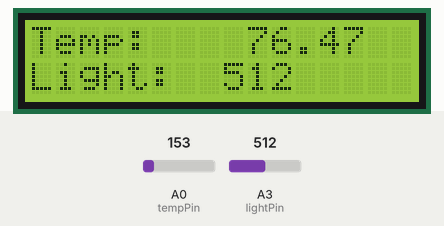
Bench run of a sketch on a simulated Arduino Uno, built with avr-gcc and run on an emulated ATmega328P. Parts: 16×2 character LCD. The test bench sets the inputs (shaded band); at power-on: A0 (tempPin) = 153, A3 (lightPin) = 512.

Above: at 1.2 s.
1.3 s: A0 (tempPin) set to 165
At 3.0 s:
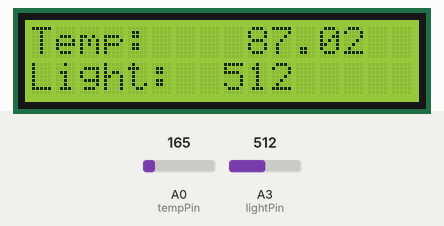
3.5 s: A3 (lightPin) set to 716
At 4.9 s:
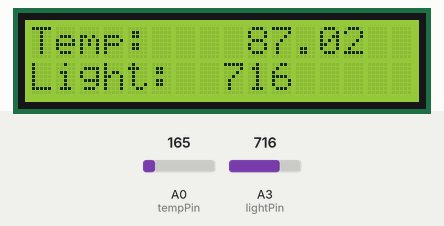
5.5 s: A0 (tempPin) set to 175
At 6.9 s:
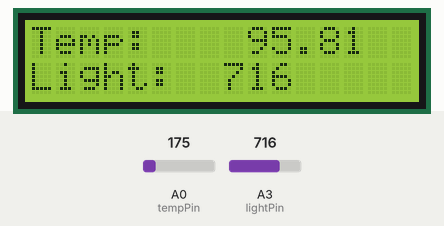
7.6 s: A3 (lightPin) set to 900
At 8.8 s:
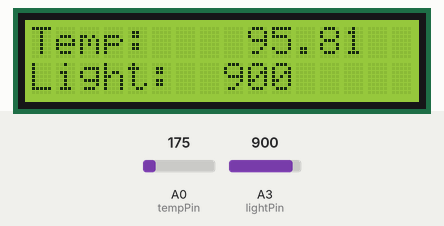
9.6 s: A0 (tempPin) set to 191
At 10.7 s:
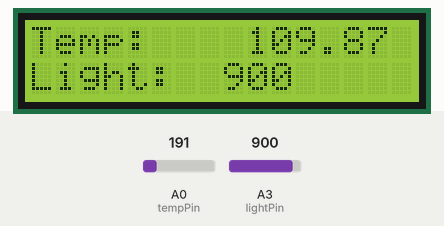
11.6 s: A3 (lightPin) set to 1023
At 12.7 s:
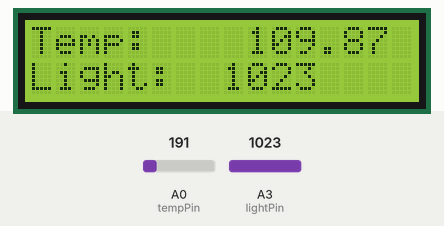
Timing chart, 0 to 14.6 s (numbered marks = the images above; inputs shaded):
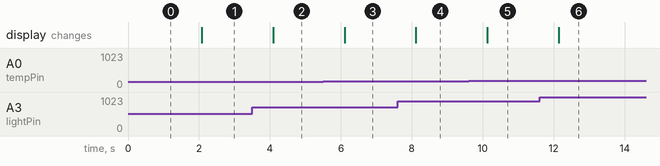

The sketch:

temp.ino
```cpp
#include <LiquidCrystal.h>
LiquidCrystal lcd(12, 11, 5, 4, 3, 2);

const int tempPin = A0;
const float baselineTemp = 20.0;
const int lightPin = A3;

void setup(){
  Serial.begin(9600);
  lcd.begin(16,2);
  lcd.print("Temp: ");
  lcd.setCursor(0,1);
  lcd.print("Light: ");
  //  for (int pinNumber = 2; pinNumber < 5; pinNumber++){
  //    pinMode(pinNumber, OUTPUT);
  //    digitalWrite(pinNumber, LOW);
  //  }
}

void loop(){
  int sensorVal = analogRead(tempPin);
  float voltage = (sensorVal/1024.0) * 5.0;
  float temperature = (voltage - .5) * 100 * 1.8 + 32;
  int lVal = analogRead(lightPin);
//  lcd.clear();
//  lcd.print("Deg F: ");
//  lcd.setCursor(0,1);
//  lcd.print("Light: ");
  lcd.setCursor(9, 0);
  lcd.print("            ");
  lcd.setCursor(9, 0);
  lcd.print(temperature);
  lcd.setCursor(8, 1);
  lcd.print("            ");
  lcd.setCursor(8, 1);
  if(lVal < 100){
    lcd.print(" ");
  }
  if(lVal < 10){
    lcd.print(" ");
  }
  lcd.print(lVal);
  delay(1000);
//  Serial.print("Light Value: ");
//  Serial.print(lVal);
//  Serial.print("  Sensor Value: ");
//  Serial.print(sensorVal);
//  Serial.print(", Volts: ");
//  Serial.print(voltage);
//  Serial.print(", degrees C: ");
//  Serial.println(temperature);
}
```

Measured:
- after the input at 1.3 s, the display: changes after 0.78 s (image 1)
- after the input at 3.5 s, the display: changes after 0.59 s (image 2)
- after the input at 5.5 s, the display: changes after 0.60 s (image 3)
- after the input at 7.6 s, the display: changes after 0.51 s (image 4)
- after the input at 9.6 s, the display: changes after 0.52 s (image 5)
- after the input at 11.6 s, the display: changes after 0.54 s (image 6)
